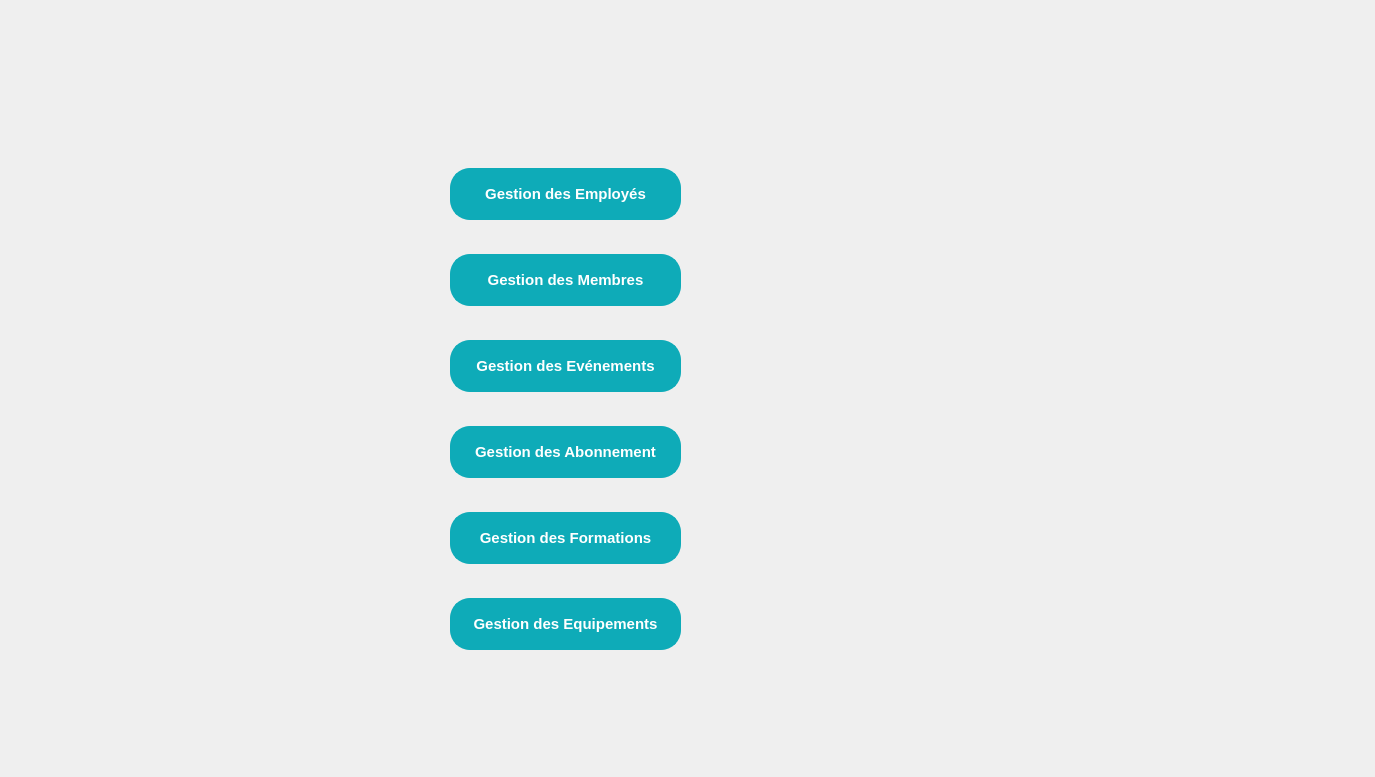
    <widget class="QWidget" name="index1">
     <property name="enabled">
      <bool>true</bool>
     </property>
     <widget class="QLabel" name="label_5">
      <property name="geometry">
       <rect>
        <x>700</x>
        <y>600</y>
        <width>121</width>
        <height>91</height>
       </rect>
      </property>
      <property name="text">
       <string/>
      </property>
      <property name="pixmap">
       <pixmap resource="gestion_abonnement/image/image.qrc">:/logo.png</pixmap>
      </property>
      <property name="scaledContents">
       <bool>true</bool>
      </property>
     </widget>
     <widget class="QWidget" name="gridLayoutWidget">
      <property name="geometry">
       <rect>
        <x>400</x>
        <y>140</y>
        <width>331</width>
        <height>541</height>
       </rect>
      </property>
      <layout class="QGridLayout" name="gridLayout_7">
       <property name="leftMargin">
        <number>50</number>
       </property>
       <property name="rightMargin">
        <number>50</number>
       </property>
       <property name="verticalSpacing">
        <number>6</number>
       </property>
       <item row="2" column="0">
        <widget class="QPushButton" name="gestion_event">
         <property name="font">
          <font>
           <pointsize>-1</pointsize>
           <weight>75</weight>
           <bold>true</bold>
          </font>
         </property>
         <property name="styleSheet">
          <string notr="true">/* Styles généraux du bouton */
QPushButton {
    background-color: #0EABB8; /* Bleu clair pour représenter l'eau */
    border: 2px solid #0EABB8; /* Bordure bleue */
    color: #ffffff; /* Texte blanc */
    padding: 15px 15px; /* Espacement intérieur */
    font-size: 15px; /* Taille de la police */
    font-weight: bold; /* Police en gras */
    border-radius: 20px; /* Bordure arrondie */
    outline: none; /* Supprime la bordure de focus */
    position: relative; /* Position relative pour les pseudo-éléments */
    overflow: hidden; /* Cache le contenu débordant */
    transition: background-color 0.3s, color 0.3s; /* Transition des couleurs */
}

/* Style au survol du bouton */
QPushButton:hover {
    background-color: #ffffff; /* Fond devient blanc */
    color: #0EABB8; /* Texte devient bleu clair */
}

/* Style au clic du bouton */
QPushButton:pressed {
    background-color: #1e4c6f; /* Bleu foncé lors du clic */
    color: #f8f8f8; /* Texte blanc lors du clic */
}

/* Animation pour le pseudo-élément :after */
QPushButton::after {
    content: ''; /* Contenu vide */
    position: absolute; /* Position absolue */
    width: 100%; /* Largeur à 100% */
    height: 100%; /* Hauteur à 100% */
    background-color: rgba(255, 255, 255, 0.3); /* Fond semi-transparent */
    top: 50%; /* Positionnement au centre vertical */
    left: 50%; /* Positionnement au centre horizontal */
    border-radius: 50%; /* Bordure arrondie */
    transform: translate(-50%, -50%) scale(0); /* Réduit l'échelle à 0 */
    transition: transform 0.5s ease; /* Transition de l'échelle */
}

/* Animation au survol du bouton */
QPushButton:hover::after {
    transform: translate(-50%, -50%) scale(2); /* Augmente l'échelle à 2 */
}
</string>
         </property>
         <property name="text">
          <string>Gestion des Evénements</string>
         </property>
        </widget>
       </item>
       <item row="3" column="0">
        <widget class="QPushButton" name="gestion_abo">
         <property name="font">
          <font>
           <pointsize>-1</pointsize>
           <weight>75</weight>
           <bold>true</bold>
          </font>
         </property>
         <property name="styleSheet">
          <string notr="true">/* Styles généraux du bouton */
QPushButton {
    background-color: #0EABB8; /* Bleu clair pour représenter l'eau */
    border: 2px solid #0EABB8; /* Bordure bleue */
    color: #ffffff; /* Texte blanc */
    padding: 15px 15px; /* Espacement intérieur */
    font-size: 15px; /* Taille de la police */
    font-weight: bold; /* Police en gras */
    border-radius: 20px; /* Bordure arrondie */
    outline: none; /* Supprime la bordure de focus */
    position: relative; /* Position relative pour les pseudo-éléments */
    overflow: hidden; /* Cache le contenu débordant */
    transition: background-color 0.3s, color 0.3s; /* Transition des couleurs */
}

/* Style au survol du bouton */
QPushButton:hover {
    background-color: #ffffff; /* Fond devient blanc */
    color: #0EABB8; /* Texte devient bleu clair */
}

/* Style au clic du bouton */
QPushButton:pressed {
    background-color: #1e4c6f; /* Bleu foncé lors du clic */
    color: #f8f8f8; /* Texte blanc lors du clic */
}

/* Animation pour le pseudo-élément :after */
QPushButton::after {
    content: ''; /* Contenu vide */
    position: absolute; /* Position absolue */
    width: 100%; /* Largeur à 100% */
    height: 100%; /* Hauteur à 100% */
    background-color: rgba(255, 255, 255, 0.3); /* Fond semi-transparent */
    top: 50%; /* Positionnement au centre vertical */
    left: 50%; /* Positionnement au centre horizontal */
    border-radius: 50%; /* Bordure arrondie */
    transform: translate(-50%, -50%) scale(0); /* Réduit l'échelle à 0 */
    transition: transform 0.5s ease; /* Transition de l'échelle */
}

/* Animation au survol du bouton */
QPushButton:hover::after {
    transform: translate(-50%, -50%) scale(2); /* Augmente l'échelle à 2 */
}
</string>
         </property>
         <property name="text">
          <string>Gestion des Abonnement</string>
         </property>
        </widget>
       </item>
       <item row="0" column="0">
        <widget class="QPushButton" name="gestion_employe">
         <property name="font">
          <font>
           <pointsize>-1</pointsize>
           <weight>75</weight>
           <bold>true</bold>
          </font>
         </property>
         <property name="styleSheet">
          <string notr="true">/* Styles généraux du bouton */
QPushButton {
    background-color: #0EABB8; /* Bleu clair pour représenter l'eau */
    border: 2px solid #0EABB8; /* Bordure bleue */
    color: #ffffff; /* Texte blanc */
    padding: 15px 15px; /* Espacement intérieur */
    font-size: 15px; /* Taille de la police */
    font-weight: bold; /* Police en gras */
    border-radius: 20px; /* Bordure arrondie */
    outline: none; /* Supprime la bordure de focus */
    position: relative; /* Position relative pour les pseudo-éléments */
    overflow: hidden; /* Cache le contenu débordant */
    transition: background-color 0.3s, color 0.3s; /* Transition des couleurs */
}

/* Style au survol du bouton */
QPushButton:hover {
    background-color: #ffffff; /* Fond devient blanc */
    color: #0EABB8; /* Texte devient bleu clair */
}

/* Style au clic du bouton */
QPushButton:pressed {
    background-color: #1e4c6f; /* Bleu foncé lors du clic */
    color: #f8f8f8; /* Texte blanc lors du clic */
}

/* Animation pour le pseudo-élément :after */
QPushButton::after {
    content: ''; /* Contenu vide */
    position: absolute; /* Position absolue */
    width: 100%; /* Largeur à 100% */
    height: 100%; /* Hauteur à 100% */
    background-color: rgba(255, 255, 255, 0.3); /* Fond semi-transparent */
    top: 50%; /* Positionnement au centre vertical */
    left: 50%; /* Positionnement au centre horizontal */
    border-radius: 50%; /* Bordure arrondie */
    transform: translate(-50%, -50%) scale(0); /* Réduit l'échelle à 0 */
    transition: transform 0.5s ease; /* Transition de l'échelle */
}

/* Animation au survol du bouton */
QPushButton:hover::after {
    transform: translate(-50%, -50%) scale(2); /* Augmente l'échelle à 2 */
}
</string>
         </property>
         <property name="text">
          <string>Gestion des Employés</string>
         </property>
        </widget>
       </item>
       <item row="1" column="0">
        <widget class="QPushButton" name="gestion_membre">
         <property name="font">
          <font>
           <pointsize>-1</pointsize>
           <weight>75</weight>
           <bold>true</bold>
          </font>
         </property>
         <property name="styleSheet">
          <string notr="true">/* Styles généraux du bouton */
QPushButton {
    background-color: #0EABB8; /* Bleu clair pour représenter l'eau */
    border: 2px solid #0EABB8; /* Bordure bleue */
    color: #ffffff; /* Texte blanc */
    padding: 15px 15px; /* Espacement intérieur */
    font-size: 15px; /* Taille de la police */
    font-weight: bold; /* Police en gras */
    border-radius: 20px; /* Bordure arrondie */
    outline: none; /* Supprime la bordure de focus */
    position: relative; /* Position relative pour les pseudo-éléments */
    overflow: hidden; /* Cache le contenu débordant */
    transition: background-color 0.3s, color 0.3s; /* Transition des couleurs */
}

/* Style au survol du bouton */
QPushButton:hover {
    background-color: #ffffff; /* Fond devient blanc */
    color: #0EABB8; /* Texte devient bleu clair */
}

/* Style au clic du bouton */
QPushButton:pressed {
    background-color: #1e4c6f; /* Bleu foncé lors du clic */
    color: #f8f8f8; /* Texte blanc lors du clic */
}

/* Animation pour le pseudo-élément :after */
QPushButton::after {
    content: ''; /* Contenu vide */
    position: absolute; /* Position absolue */
    width: 100%; /* Largeur à 100% */
    height: 100%; /* Hauteur à 100% */
    background-color: rgba(255, 255, 255, 0.3); /* Fond semi-transparent */
    top: 50%; /* Positionnement au centre vertical */
    left: 50%; /* Positionnement au centre horizontal */
    border-radius: 50%; /* Bordure arrondie */
    transform: translate(-50%, -50%) scale(0); /* Réduit l'échelle à 0 */
    transition: transform 0.5s ease; /* Transition de l'échelle */
}

/* Animation au survol du bouton */
QPushButton:hover::after {
    transform: translate(-50%, -50%) scale(2); /* Augmente l'échelle à 2 */
}
</string>
         </property>
         <property name="text">
          <string>Gestion des Membres</string>
         </property>
        </widget>
       </item>
       <item row="5" column="0">
        <widget class="QPushButton" name="gestion_equi">
         <property name="font">
          <font>
           <pointsize>-1</pointsize>
           <weight>75</weight>
           <bold>true</bold>
          </font>
         </property>
         <property name="styleSheet">
          <string notr="true">/* Styles généraux du bouton */
QPushButton {
    background-color: #0EABB8; /* Bleu clair pour représenter l'eau */
    border: 2px solid #0EABB8; /* Bordure bleue */
    color: #ffffff; /* Texte blanc */
    padding: 15px 15px; /* Espacement intérieur */
    font-size: 15px; /* Taille de la police */
    font-weight: bold; /* Police en gras */
    border-radius: 20px; /* Bordure arrondie */
    outline: none; /* Supprime la bordure de focus */
    position: relative; /* Position relative pour les pseudo-éléments */
    overflow: hidden; /* Cache le contenu débordant */
    transition: background-color 0.3s, color 0.3s; /* Transition des couleurs */
}

/* Style au survol du bouton */
QPushButton:hover {
    background-color: #ffffff; /* Fond devient blanc */
    color: #0EABB8; /* Texte devient bleu clair */
}

/* Style au clic du bouton */
QPushButton:pressed {
    background-color: #1e4c6f; /* Bleu foncé lors du clic */
    color: #f8f8f8; /* Texte blanc lors du clic */
}

/* Animation pour le pseudo-élément :after */
QPushButton::after {
    content: ''; /* Contenu vide */
    position: absolute; /* Position absolue */
    width: 100%; /* Largeur à 100% */
    height: 100%; /* Hauteur à 100% */
    background-color: rgba(255, 255, 255, 0.3); /* Fond semi-transparent */
    top: 50%; /* Positionnement au centre vertical */
    left: 50%; /* Positionnement au centre horizontal */
    border-radius: 50%; /* Bordure arrondie */
    transform: translate(-50%, -50%) scale(0); /* Réduit l'échelle à 0 */
    transition: transform 0.5s ease; /* Transition de l'échelle */
}

/* Animation au survol du bouton */
QPushButton:hover::after {
    transform: translate(-50%, -50%) scale(2); /* Augmente l'échelle à 2 */
}
</string>
         </property>
         <property name="text">
          <string>Gestion des Equipements</string>
         </property>
        </widget>
       </item>
       <item row="4" column="0">
        <widget class="QPushButton" name="gestion_formation">
         <property name="font">
          <font>
           <pointsize>-1</pointsize>
           <weight>75</weight>
           <bold>true</bold>
          </font>
         </property>
         <property name="styleSheet">
          <string notr="true">/* Styles généraux du bouton */
QPushButton {
    background-color: #0EABB8; /* Bleu clair pour représenter l'eau */
    border: 2px solid #0EABB8; /* Bordure bleue */
    color: #ffffff; /* Texte blanc */
    padding: 15px 15px; /* Espacement intérieur */
    font-size: 15px; /* Taille de la police */
    font-weight: bold; /* Police en gras */
    border-radius: 20px; /* Bordure arrondie */
    outline: none; /* Supprime la bordure de focus */
    position: relative; /* Position relative pour les pseudo-éléments */
    overflow: hidden; /* Cache le contenu débordant */
    transition: background-color 0.3s, color 0.3s; /* Transition des couleurs */
}

/* Style au survol du bouton */
QPushButton:hover {
    background-color: #ffffff; /* Fond devient blanc */
    color: #0EABB8; /* Texte devient bleu clair */
}

/* Style au clic du bouton */
QPushButton:pressed {
    background-color: #1e4c6f; /* Bleu foncé lors du clic */
    color: #f8f8f8; /* Texte blanc lors du clic */
}

/* Animation pour le pseudo-élément :after */
QPushButton::after {
    content: ''; /* Contenu vide */
    position: absolute; /* Position absolue */
    width: 100%; /* Largeur à 100% */
    height: 100%; /* Hauteur à 100% */
    background-color: rgba(255, 255, 255, 0.3); /* Fond semi-transparent */
    top: 50%; /* Positionnement au centre vertical */
    left: 50%; /* Positionnement au centre horizontal */
    border-radius: 50%; /* Bordure arrondie */
    transform: translate(-50%, -50%) scale(0); /* Réduit l'échelle à 0 */
    transition: transform 0.5s ease; /* Transition de l'échelle */
}

/* Animation au survol du bouton */
QPushButton:hover::after {
    transform: translate(-50%, -50%) scale(2); /* Augmente l'échelle à 2 */
}
</string>
         </property>
         <property name="text">
          <string>Gestion des Formations</string>
         </property>
        </widget>
       </item>
      </layout>
     </widget>
     <widget class="QLabel" name="label_6">
      <property name="geometry">
       <rect>
        <x>0</x>
        <y>0</y>
        <width>1366</width>
        <height>768</height>
       </rect>
      </property>
      <property name="text">
       <string/>
      </property>
      <property name="pixmap">
       <pixmap resource="gestion_abonnement/image/image.qrc">:/menu.jpg</pixmap>
      </property>
      <property name="scaledContents">
       <bool>true</bool>
      </property>
     </widget>
     <widget class="QPushButton" name="quit">
      <property name="geometry">
       <rect>
        <x>750</x>
        <y>150</y>
        <width>41</width>
        <height>41</height>
       </rect>
      </property>
      <property name="font">
       <font>
        <family>Arial</family>
        <pointsize>-1</pointsize>
        <weight>75</weight>
        <bold>true</bold>
       </font>
      </property>
      <property name="styleSheet">
       <string notr="true">/* Style général du QPushButton */
QPushButton {
    border: none; /* Pas de bordure */
    border-radius: 15px; /* Coins arrondis */
    padding: 10px; /* Espace intérieur */
    font-size: 16px; /* Taille de la police */
    font-family: &quot;Arial&quot;, sans-serif; /* Police de caractère */
    color: #FFFFFF; /* Couleur du texte */
    background-color: transparent; /* Couleur de fond rouge transparente */
}

/* Style de l'icône */
QPushButton::icon {
    width: 50px; /* Largeur de l'icône */
    height: 50px; /* Hauteur de l'icône */
    margin-right: 10px; /* Marge à droite de l'icône */
    border: 2px solid red; /* Bordure rouge autour de l'icône */
}

/* Style lorsque le bouton est survolé */
QPushButton:hover {
    background-color: rgb(220,220,220); /* Couleur de fond grise transparente au survol */
}


/* Style lorsque le bouton est enfoncé */
QPushButton:pressed {
    background-color: rgba(255, 255, 255, 255); /* Couleur de fond rouge transparente pleine lorsqu'enfoncé */
    opacity: 1; /* Réduire légèrement l'opacité lors de l'enfoncement */
}
</string>
      </property>
      <property name="text">
       <string/>
      </property>
      <property name="icon">
       <iconset resource="image/image.qrc">
        <normaloff>:/deconnexion.png</normaloff>:/deconnexion.png</iconset>
      </property>
      <property name="iconSize">
       <size>
        <width>40</width>
        <height>40</height>
       </size>
      </property>
     </widget>
     <zorder>label_6</zorder>
     <zorder>label_5</zorder>
     <zorder>gridLayoutWidget</zorder>
     <zorder>quit</zorder>
    </widget>
